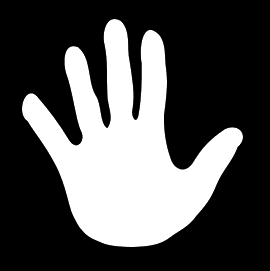
#> input picture hand.png, 270 x 271 px
$ python cv2ex29-1.py   (older library calls are emulated)
#> lines starting #> are read from the running program, lines starting #| are printed output that depends on the picture; after the words box and inside, x2 and y2 are one past the last pixel; in counts of white or black regions, pixels touching at a corner belong together
#Filename : cv2ex29-1.py

import cv2
import numpy as np

img = cv2.imread('hand.png')
#> img is the input picture: shape (271, 270, 3); min 0, max 255, mean 81

imgray = cv2.cvtColor(img,cv2.COLOR_BGR2GRAY)
ret, thresh = cv2.threshold(imgray, 120,255,0)
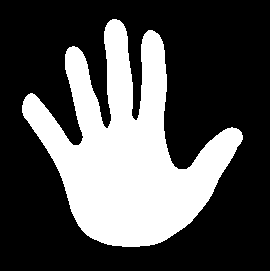
#> thresh: shape (271, 270); 31.8% white; 1 white region

image, contours, hierachy = cv2.findContours(thresh, cv2.RETR_TREE
                                             ,cv2.CHAIN_APPROX_SIMPLE)
#> contours = 1 contour; box (x1, y1, x2, y2) and area: (22, 19, 243, 247) 22694

cnt = contours[0]
#> cnt = contour of 494 points, box (x1, y1, x2, y2) (22, 19, 243, 247), area 22694
cvxhull = cv2.convexHull(cnt)
#> cvxhull = contour of 38 points, box (x1, y1, x2, y2) (22, 19, 243, 247), area 32860

cv2.drawContours(img, [cvxhull], 0, (0, 255, 0), 3)
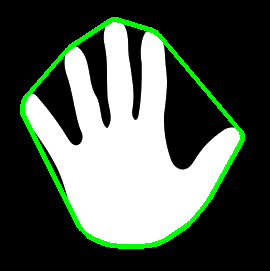
#> img: shape (271, 270, 3); 4.37% of pixels changed, all inside (x1, y1, x2, y2) = (20, 17, 245, 249)

cv2.imshow('Convex Hull', img)

cv2.waitKey(0)
cv2.destroyAllWindows()
